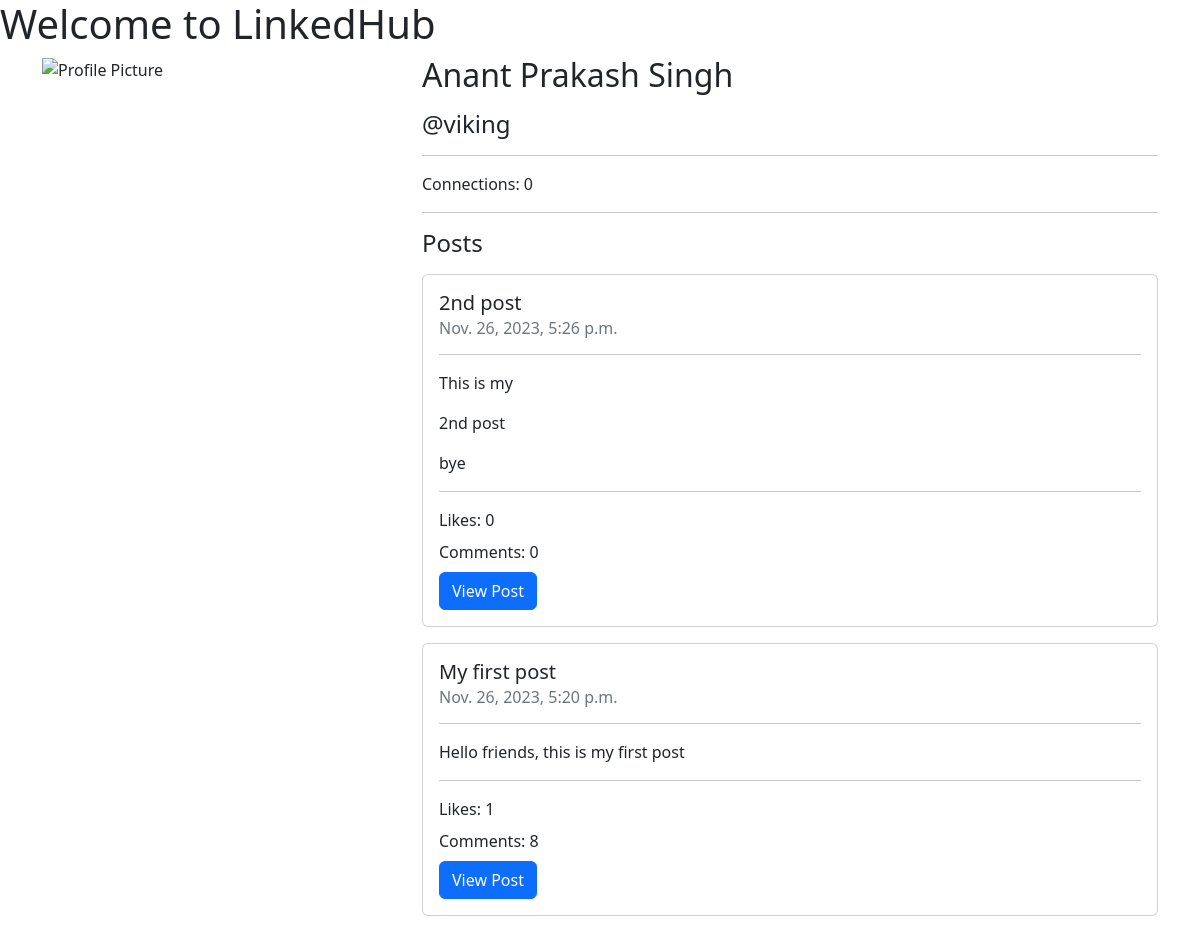
Page /viking/ on the earlier database version.
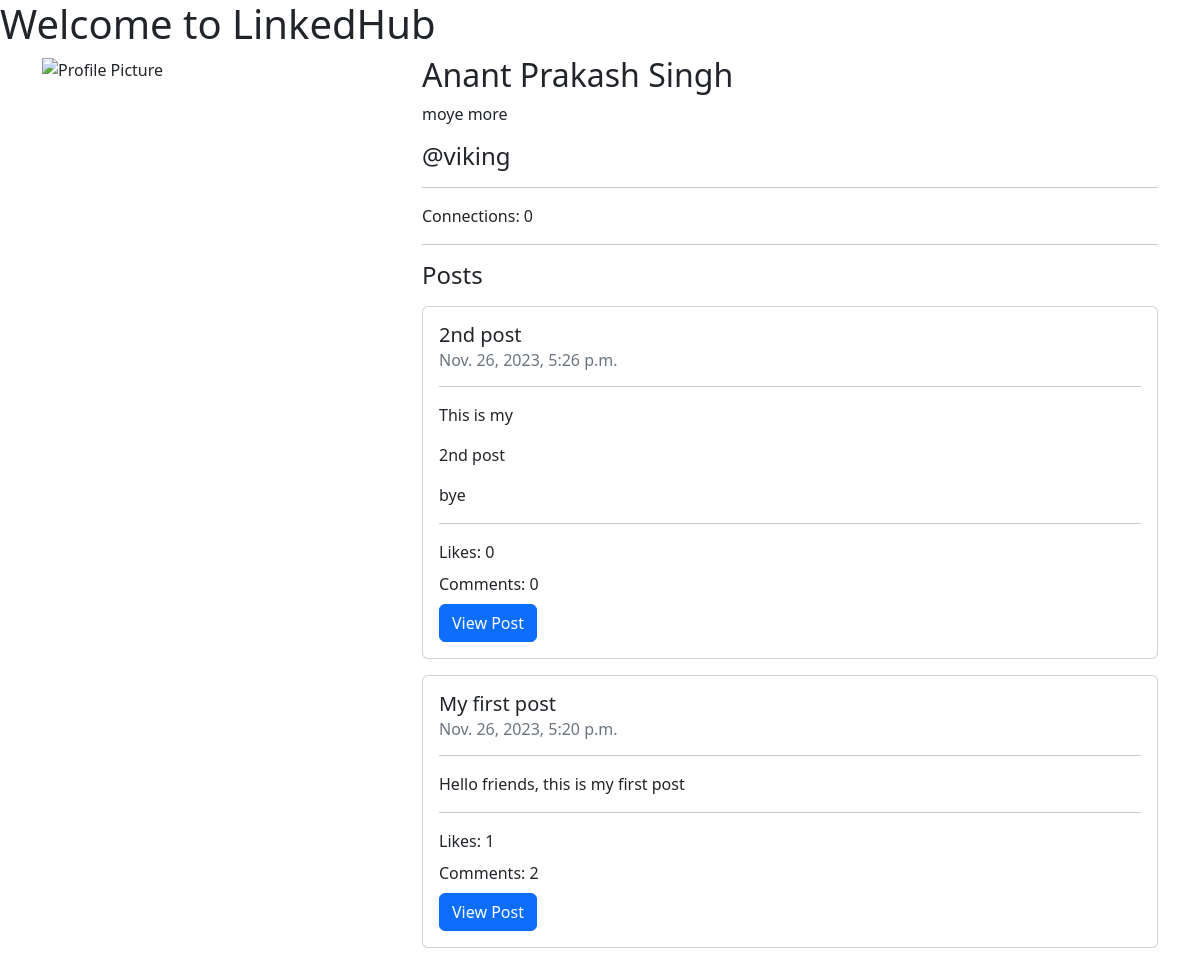
Same page on the later database version.
### post/models.py (models this page shows, shortened)
class Post(models.Model):
    post_id = models.AutoField(primary_key=True)
    title = models.CharField(max_length=200)
    content = models.TextField()
    author_id = models.CharField(max_length=100)
    views = models.IntegerField(default=0)
    likes = models.IntegerField(default=0)
    comments = models.IntegerField(default=0)
    timestamp = models.DateTimeField(auto_now_add=True)

### home/models.py (models this page shows, shortened)
class UserProfile(models.Model):
    username = models.CharField(max_length=100)
    name = models.CharField(max_length=100)
    profile_pic = models.TextField(blank=True)
    bio = models.TextField(blank=True)
    organization = models.CharField(max_length=100, blank=True)

### home/views.py (the view, shortened to what this page needs)
# urls.py: path('<str:username>/', views.profile, name='profile'),
def profile(request, username):
    prof = UserProfile.objects.raw(f'SELECT * FROM home_userprofile WHERE username = "{username}"')[0]
    posts = Post.objects.raw(f'SELECT * FROM post_post WHERE author_id = "{username}" ORDER BY timestamp DESC')
    connections = Connection.objects.raw(f'SELECT * FROM home_connection WHERE user1 = "{username}"')
    connections = len(connections)
    context = {
        'profile': prof,
        'posts': posts,
        'connections': connections,
    }
    return render(request, 'profile.html', context)

### templates/profile.html (shortened to what this page needs)
{% load tz %}
<!DOCTYPE html>
<html lang="en">
<head>
    <link rel="stylesheet" href="https://cdn.jsdelivr.net/npm/bootstrap@5.2.3/dist/css/bootstrap.min.css">
</head>
<body>
    <h1>Welcome to LinkedHub</h1>
    <div class="container">
        <div class="row">
            <div class="col-md-4">
                <img src="{{ profile.profile_pic }}" alt="Profile Picture" class="img-fluid">
            </div>
            <div class="col-md-8">
                <h2>{{ profile.name }}</h2>
                <p>{{ profile.bio }}</p>
                <h4>@{{ profile.username }}</h4>
                <hr>
                <p>Connections: {{ connections }}</p>
                <hr>
                <h4>Posts</h4>
                {% if posts %}
                    {% for post in posts %}
                        <div class="card my-3">
                            <div class="card-body">
                                <h5 class="card-title">{{ post.title }}</h5>
                                <h6 class="card-subtitle mb-2 text-muted">{{ post.timestamp|timezone:"Asia/Kolkata" }}</h6>
                                <hr>
                                <p class="card-text">{{ post.content|linebreaks }}</p>
                                <hr>
                                <p class="card-title">Likes: {{ post.likes }}</p>
                                <p class="card-title">Comments: {{ post.comments }}</p>
                                <a href="/post/{{ post.post_id }}" class="btn btn-primary">View Post</a>
                            </div>
                        </div>
                    {% endfor %}
                {% else %}
                    <p>No posts yet.</p>
                {% endif %}
            </div>
        </div>
    </div>
</body>
</html>

Differences in the rows shown:
changed UserProfile "Anant Prakash Singh": bio (not shown) → "moye more"
changed Post "My first post": comments "8" → "2"
